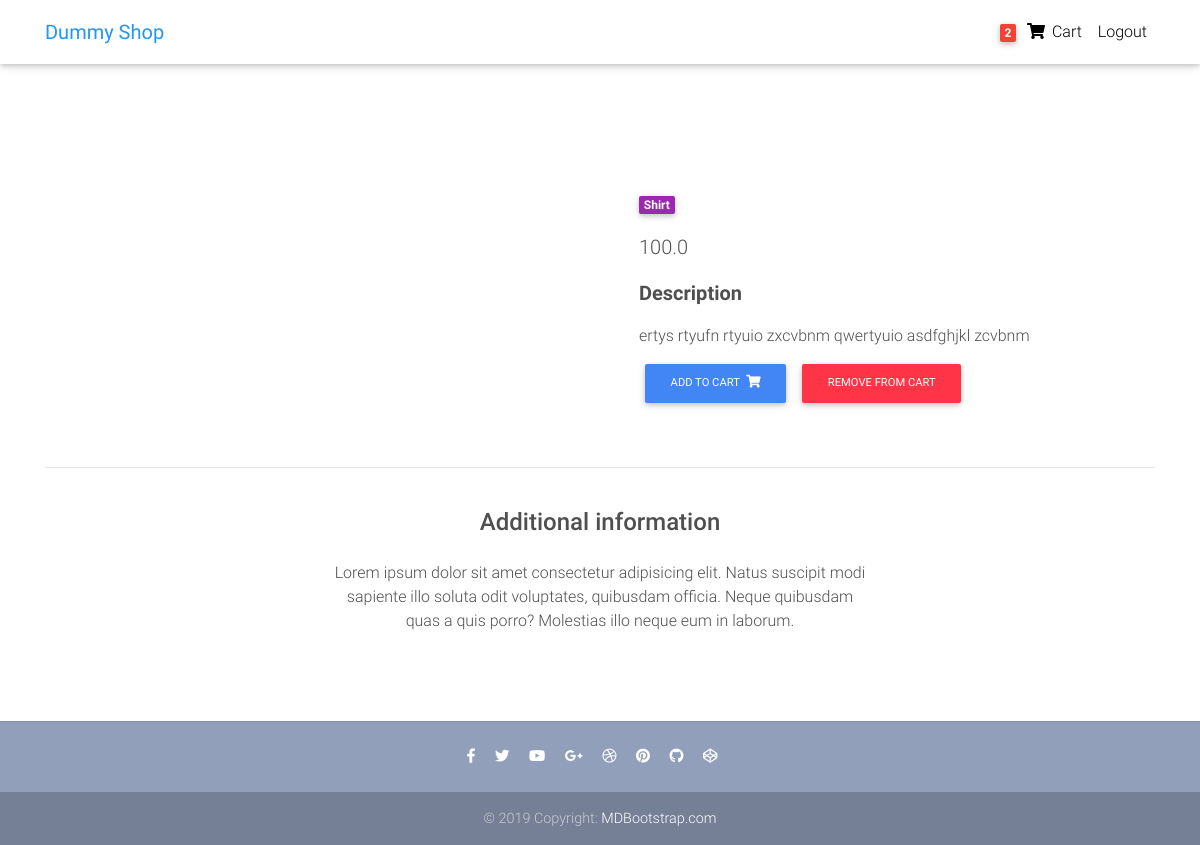
The app's page /product/dress-001/ (signed in) with its own data.
### core/models.py (models this page shows, shortened)
class Order(models.Model):
    user = models.ForeignKey(settings.AUTH_USER_MODEL, on_delete=models.CASCADE)
    ref_code = models.CharField(max_length=20, blank=True, null=True)
    items = models.ManyToManyField(OrderItem)
    start_date = models.DateTimeField(auto_now_add=True)
    ordered_date = models.DateTimeField()
    ordered = models.BooleanField(default=False)
    billing_address = models.ForeignKey(
        'Address', related_name='billing_address', on_delete=models.SET_NULL, blank=True, null=True)
    shipping_address = models.ForeignKey(
        'Address', related_name='shipping_address', on_delete=models.SET_NULL, blank=True, null=True)
    payment = models.ForeignKey(
        'Payment', on_delete=models.SET_NULL, blank=True, null=True)
    coupon = models.ForeignKey('Coupon', on_delete=models.SET_NULL, blank=True, null=True)
    being_delivered = models.BooleanField(default=False)
    received = models.BooleanField(default=False)
    refund_requested = models.BooleanField(default=False)
    refund_granted = models.BooleanField(default=False)
    '''

    ^^^^^^^^^^^^^^^^^^^^^
    LIFECYCLE OF AN ORDER
    ^^^^^^^^^^^^^^^^^^^^^

    1. Item added to cart
    2. Add a billing address
       ( failed checkout )
    3. Payment
       (Pre-processing, processing, packaging, etc)
    4. Being delivered
    5. Received
    6. Refunds
    '''

class Item(models.Model):
    title = models.CharField(max_length=100)
    price = models.FloatField()
    discount_price = models.FloatField(blank=True, null=True)
    category = models.CharField(choices=CATEGORY_CHOICES, max_length=2)
    label = models.CharField(choices=LABEL_CHOICES, default="P", max_length=2)
    slug = models.SlugField()
    description = models.TextField()
    image = models.ImageField()
    def get_add_to_cart_url(self):
        return reverse('core:add-to-cart', kwargs={
            'slug': self.slug
        })

### core/views.py (the view)
# urls.py: path('product/<slug>/', ItemDetailView.as_view(), name='product'),
class ItemDetailView(DetailView):
    model = Item
    template_name = 'product.html'

### core/templatetags/cart_template_tags.py (called while the page is built)
@register.filter
def cart_item_count(user):
    if user.is_authenticated:
        qs = Order.objects.filter(user=user, ordered=False)
        if qs.exists():
            return qs[0].items.count()
    return 0

### templates/product.html (shortened to what this page needs)
{% extends 'base.html' %}
{% load static %}
{% block content %}
    <main class="mt-5 pt-4">
        <div class="container dark-grey-text mt-5">
        <div class="row wow fadeIn">
            <div class="col-md-6 mb-4">
            </div>
            <div class="col-md-6 mb-4">
                <div class="p-4">
                    <div class="mb-3">
                        <a href="">
                            <span class="badge purple mr-1">{{ object.get_category_display }}</span>
                        </a>
                    </div>
                    <p class="lead">
                        {% if object.discount_price %}
                            <span class="mr-1">
                                <del>${{ object.price }}</del></span>
                            <span>${{ object.discount_price }}</span>
                        {% else %}
                            <span>{{ object.price }}</span>
                        {% endif %}
                    </p>
                    <p class="lead font-weight-bold">Description</p>
                    <p>{{ object.description }}</p>
                     <a href="{{ object.get_add_to_cart_url }}" class="btn btn-primary btn-md my-0 p">Add to cart
                            <i class="fas fa-shopping-cart ml-1"></i>
                     </a>
                    <a href="{{ object.get_remove_from_url }}" class="btn btn-danger btn-md my-0 p">Remove from cart
                     </a>
                </div>
            </div>
        </div>
        <hr>
        <div class="row d-flex justify-content-center wow fadeIn">
            <div class="col-md-6 text-center">
                <h4 class="my-4 h4">Additional information</h4>
                <p>Lorem ipsum dolor sit amet consectetur adipisicing elit. Natus suscipit modi sapiente illo soluta
                    odit
                    voluptates,
                    quibusdam officia. Neque quibusdam quas a quis porro? Molestias illo neque eum in laborum.</p>
            </div>
        </div>
        <div class="row wow fadeIn">
            <div class="col-lg-4 col-md-12 mb-4">
            </div>
            <div class="col-lg-4 col-md-6 mb-4">
            </div>
            <div class="col-lg-4 col-md-6 mb-4">
            </div>
        </div>
    </div>
    </main>
{% endblock %}

### templates/navbar.html (shortened to what this page needs)
{% load cart_template_tags %}
<nav class="navbar fixed-top navbar-expand-lg navbar-light white scrolling-navbar">
    <div class="container">
        <a class="navbar-brand waves-effect" href="/">
            <strong class="blue-text">Dummy Shop</strong>
        </a>
        <div class="collapse navbar-collapse" id="navbarSupportedContent">
            <ul class="navbar-nav nav-flex-icons">
                {% if request.user.is_authenticated %}
                    <li class="nav-item">
                        <a class="nav-link waves-effect" href="{% url 'core:order-summary' %}">
                            <span class="badge red z-depth-1 mr-1"> {{ request.user|cart_item_count }} </span>
                            <i class="fas fa-shopping-cart"></i>
                            <span class="clearfix d-none d-sm-inline-block"> Cart </span>
                        </a>
                    </li>
                     <li class="nav-item">
                        <a class="nav-link waves-effect" href="{% url 'account_logout' %}">
                            <span class="clearfix d-none d-sm-inline-block"> Logout </span>
                        </a>
                    </li>
                {% endif %}
            </ul>
        </div>
    </div>
</nav>

### templates/base.html (style rules this page uses)
html, body, header, .carousel { height: 60vh; padding-top: 24px; }

### records on screen
Item: category "Shirt", price "100.0", description "ertys rtyufn rtyuio zxcvbnm qwertyuio asdfghjkl zcvbnm"

### other values on screen
{{ request.user|cart_item_count }} "2"
